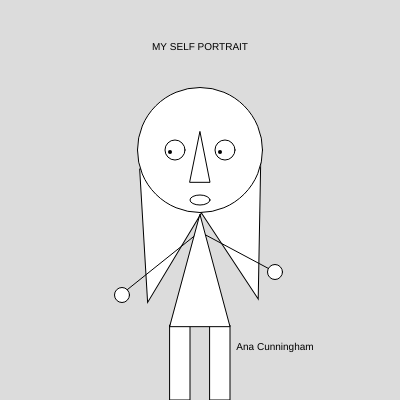
Frame 1 (no input)
Frame 60 (no input): identical to frame 1, image omitted
Frame 120 (the mouse pressed at the canvas centre since frame 60): identical to frame 1, image omitted

The p5.js sketch that drew this single still picture (run headless with seeded random() and noise() and a simulated clock; from frame 60 on, the mouse is pressed at the canvas centre):

// p5.js sketch
// ── sketch.js

titleSize = 10; 
   
function setup() {
  createCanvas(400, 400);
 textAlign(CENTER);
}

function draw() {
 background(220);
  textSize(titleSize);
  text("MY SELF PORTRAIT", width / 2, 50);
 
 
 
  text('Ana Cunningham', 275, 350);

  push();
  translate(width / 1.72, height / 1.75); 
  angleMode(DEGREES);               
  rotate(160);                     
  triangle(0, -75, 31, 55, -50, 55); 
pop()
  push();
  translate(width / 2.49, height / 1.75); 
  angleMode(DEGREES);               
  rotate(190);                     
  triangle(0, -75, 31, 55, -50, 55); 
pop()

 circle(200,150,125);
  circle(175,150,20);
  
  circle(225,150,20);
  
  ellipse(200,200,20,10);
  push();
  scale(4)
  
 point(42.5, 38);
  pop();
  push();
  scale(4)
  point(55, 38);
  pop();
  rect(170,325,20,75);
  rect(210,325,20,75);
  
  push();
  translate(width / 2, height / 2.2)
  triangle(0, -50, 10, .5, -10, .5)
    pop();
    push();
  translate(width / 2.1, height / 1.80)
  line(10, 10, 85, 50);
    pop();
   push();
  translate(width / 1.95, height / 1.63)
  line(-10, -10, -85, 50);
    pop();
 push();
   circle(122,295,15);
  circle(275,272,15);
     
   push();
  translate((width / 2) , (height / 1.5) );
  triangle(0, -52, 30, 60, -30, 60)
    pop();
 ;
}
